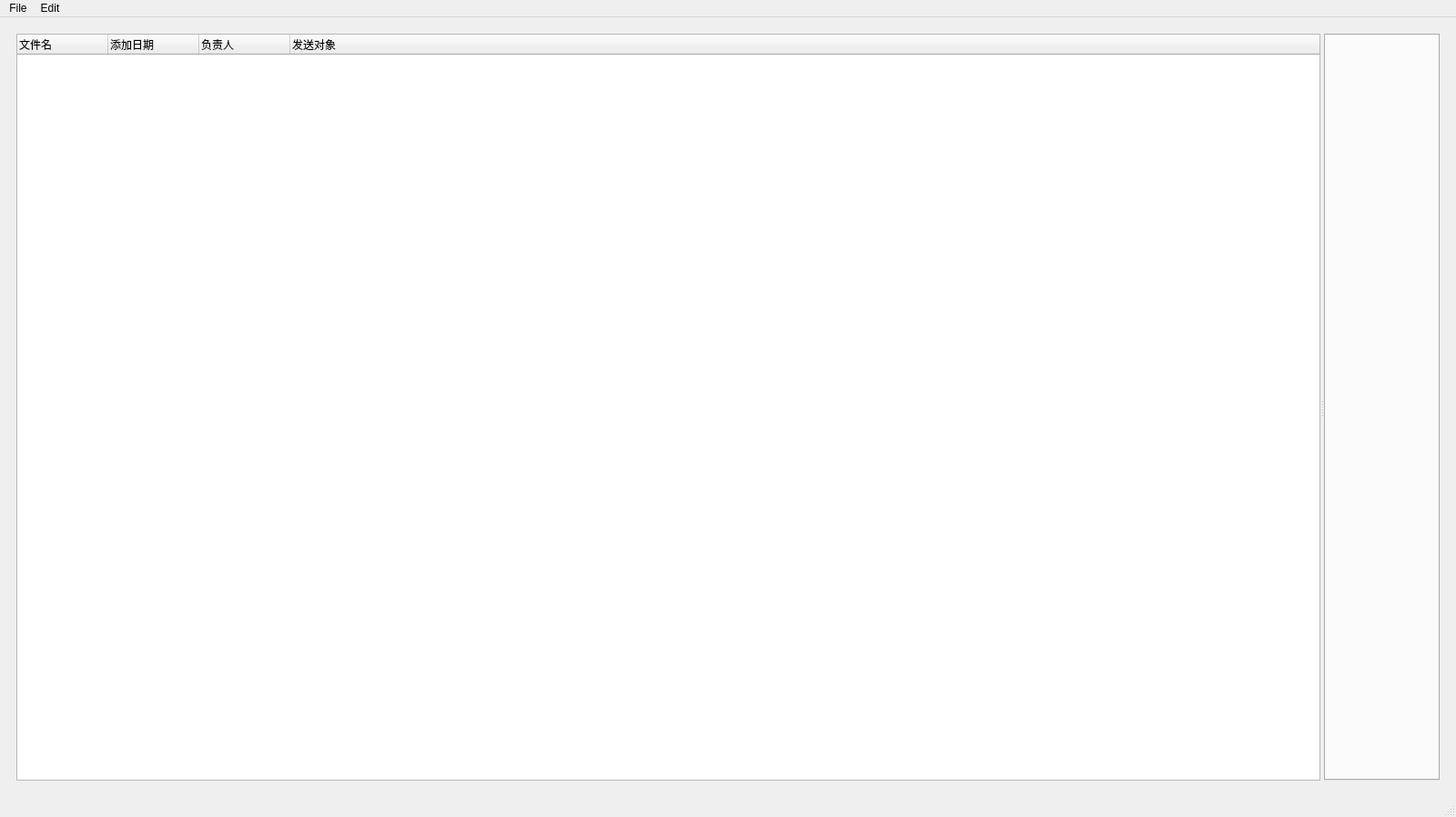
<?xml version="1.0" encoding="UTF-8"?>
<ui version="4.0">
 <class>MainWindow</class>
 <widget class="QMainWindow" name="MainWindow">
  <property name="geometry">
   <rect>
    <x>0</x>
    <y>0</y>
    <width>1600</width>
    <height>898</height>
   </rect>
  </property>
  <property name="windowTitle">
   <string>Module</string>
  </property>
  <widget class="QWidget" name="centralwidget">
   <layout class="QHBoxLayout" name="horizontalLayout_2">
    <item>
     <widget class="QWidget" name="widget" native="true">
      <layout class="QHBoxLayout" name="horizontalLayout">
       <item>
        <widget class="QSplitter" name="splitter">
         <property name="orientation">
          <enum>Qt::Horizontal</enum>
         </property>
         <widget class="QTreeWidget" name="treeWidget">
          <property name="sizePolicy">
           <sizepolicy hsizetype="Expanding" vsizetype="Expanding">
            <horstretch>0</horstretch>
            <verstretch>0</verstretch>
           </sizepolicy>
          </property>
          <property name="minimumSize">
           <size>
            <width>0</width>
            <height>0</height>
           </size>
          </property>
          <property name="maximumSize">
           <size>
            <width>16777215</width>
            <height>16777215</height>
           </size>
          </property>
          <property name="contextMenuPolicy">
           <enum>Qt::ActionsContextMenu</enum>
          </property>
          <property name="headerHidden">
           <bool>false</bool>
          </property>
          <attribute name="headerVisible">
           <bool>true</bool>
          </attribute>
          <column>
           <property name="text">
            <string>文件名</string>
           </property>
          </column>
          <column>
           <property name="text">
            <string>添加日期</string>
           </property>
          </column>
          <column>
           <property name="text">
            <string>负责人</string>
           </property>
          </column>
          <column>
           <property name="text">
            <string>发送对象</string>
           </property>
          </column>
         </widget>
         <widget class="QTabWidget" name="tabWidget">
          <property name="sizePolicy">
           <sizepolicy hsizetype="Minimum" vsizetype="Expanding">
            <horstretch>0</horstretch>
            <verstretch>0</verstretch>
           </sizepolicy>
          </property>
          <property name="minimumSize">
           <size>
            <width>0</width>
            <height>0</height>
           </size>
          </property>
          <property name="contextMenuPolicy">
           <enum>Qt::ActionsContextMenu</enum>
          </property>
          <property name="tabsClosable">
           <bool>true</bool>
          </property>
          <property name="movable">
           <bool>true</bool>
          </property>
          <property name="tabBarAutoHide">
           <bool>false</bool>
          </property>
         </widget>
        </widget>
       </item>
      </layout>
     </widget>
    </item>
   </layout>
  </widget>
  <widget class="QMenuBar" name="menubar">
   <property name="geometry">
    <rect>
     <x>0</x>
     <y>0</y>
     <width>1600</width>
     <height>26</height>
    </rect>
   </property>
   <widget class="QMenu" name="menuorder">
    <property name="title">
     <string>File</string>
    </property>
    <widget class="QMenu" name="menuSend_file">
     <property name="title">
      <string>Send file</string>
     </property>
     <addaction name="actionEmail"/>
     <addaction name="actionWechat"/>
    </widget>
    <widget class="QMenu" name="menuNew">
     <property name="title">
      <string>New</string>
     </property>
     <addaction name="actionInitialOrder"/>
    </widget>
    <addaction name="menuNew"/>
    <addaction name="menuSend_file"/>
    <addaction name="separator"/>
    <addaction name="actionDatabases"/>
   </widget>
   <widget class="QMenu" name="menuEdit">
    <property name="title">
     <string>Edit</string>
    </property>
   </widget>
   <addaction name="menuorder"/>
   <addaction name="menuEdit"/>
  </widget>
  <widget class="QStatusBar" name="statusbar"/>
  <action name="actionEmail">
   <property name="text">
    <string>Email</string>
   </property>
  </action>
  <action name="actionWechat">
   <property name="text">
    <string>Wechat</string>
   </property>
  </action>
  <action name="actionDatabases">
   <property name="text">
    <string>Databases</string>
   </property>
  </action>
  <action name="actionInitialOrder">
   <property name="text">
    <string>Order</string>
   </property>
  </action>
  <action name="actionContract">
   <property name="text">
    <string>CD Contract</string>
   </property>
  </action>
  <action name="actionCD_CI">
   <property name="text">
    <string>CD CI</string>
   </property>
  </action>
  <action name="actionCD_P_LIST">
   <property name="text">
    <string>CD P.LIST</string>
   </property>
  </action>
  <action name="actionCD">
   <property name="text">
    <string>CD </string>
   </property>
  </action>
  <action name="actionCD_Elements">
   <property name="text">
    <string>CD Elements</string>
   </property>
  </action>
  <action name="actionActual_CI">
   <property name="text">
    <string>Actual CI</string>
   </property>
  </action>
  <action name="actionCI">
   <property name="text">
    <string>CI</string>
   </property>
  </action>
  <action name="actionP_LIST">
   <property name="text">
    <string>P.LIST</string>
   </property>
  </action>
  <action name="actionBooking">
   <property name="text">
    <string>Booking</string>
   </property>
  </action>
  <action name="actionorderMidTerm">
   <property name="text">
    <string>Order Follow-up</string>
   </property>
  </action>
 </widget>
 <resources/>
 <connections/>
</ui>
